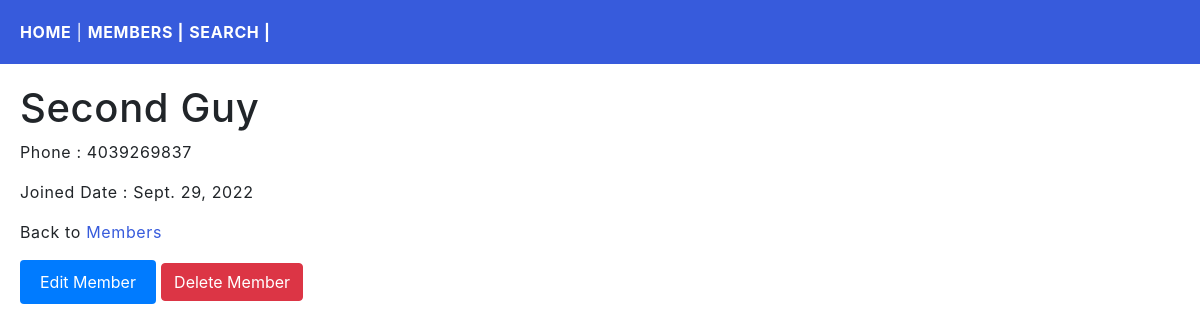
The app's page /members/details/2 with its own data.
### members/models.py (models this page shows, shortened)
class Member(models.Model):
    firstName = models.CharField(max_length=255)
    lastName = models.CharField(max_length=255)
    phone = models.IntegerField(null= True, blank=True)
    join_date = models.DateField(null=True, blank=True)

### members/views.py (the view)
# urls.py: path('members/details/<int:id>', views.details, name='details'),
def details(request, id):
    template = loader.get_template('details.html')
    member = Member.objects.get(id = id)
    context = {
        'member': member,
    }
    return HttpResponse(template.render(context, request))

### members/templates/details.html (shortened to what this page needs)
    {% extends 'master.html' %}
    {% block content %}
    <div class="myCards">
        <h1>{{member.firstName}} {{member.lastName}} </h1>
        <p>Phone : {{member.phone}}</p>
        <p>Joined Date : {{member.join_date}}</p>
        <p>Back to <a href="/members">Members</a></p>
        <form method="post" action="{% url 'edit_member' member.id %}">
            <button type="submit" class="btn btn-primary">Edit Member</button>
            <button type="button" class="btn btn-danger" onclick="location.href='{% url 'delete_member' member.id %}'">Delete Member</button>
        </form>
    </div>
    {%endblock%}

### myStaticFiles/mystyles.css (style rules this page uses)
body { margin: 0; font: 600 18px 'Source Sans Pro', sans-serif; letter-spacing: 0.64px; color: #585d74; justify-content: center; }
a:link, a:visited { color: #375BDC; }
.myCards { margin: 10px; padding: 10px; }

### members/static/css/form.css (style rules this page uses)
.btn-primary { background-color: #007bff; color: #fff; padding: 10px 20px; border: none; border-radius: 4px; cursor: pointer; }

### records on screen
Member: firstName "Second", lastName "Guy", phone "4039269837", join_date "Sept. 29, 2022"
